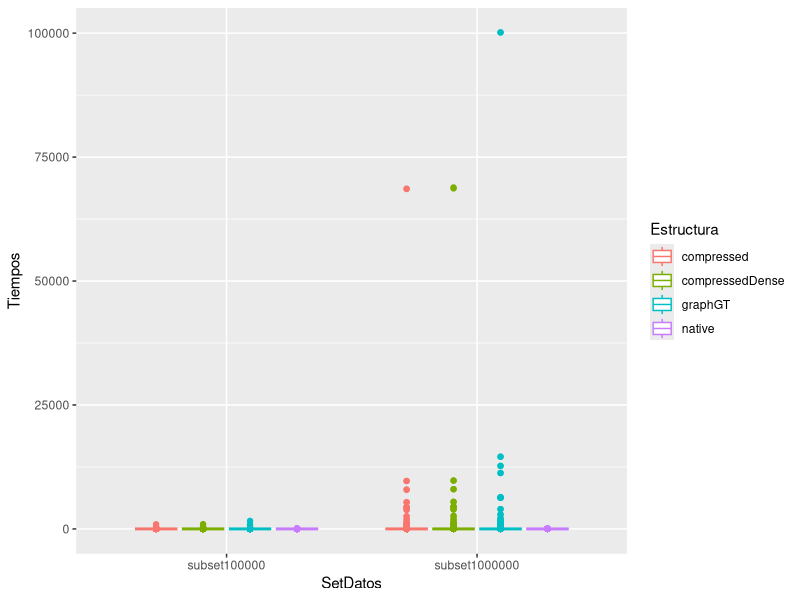

Write R code to recreate this figure.
## ---- chunk 1
library(ggplot2)
datos <- read.csv("./tiempos.csv",sep = ";")
## ---- chunk 2
data <- datos
#data$Proportion[data$Proportion > 1] <- 1 # Acota a 1
## ---- chunk 3
ggplot(data, aes(x=SetDatos, y=Tiempos, color=Estructura))+#,color = interaction(Method,Adaptive.or.Fixed))) + 
  geom_boxplot() #+ 
  #facet_grid(Calculated.Over ~ Neural.Network) 

